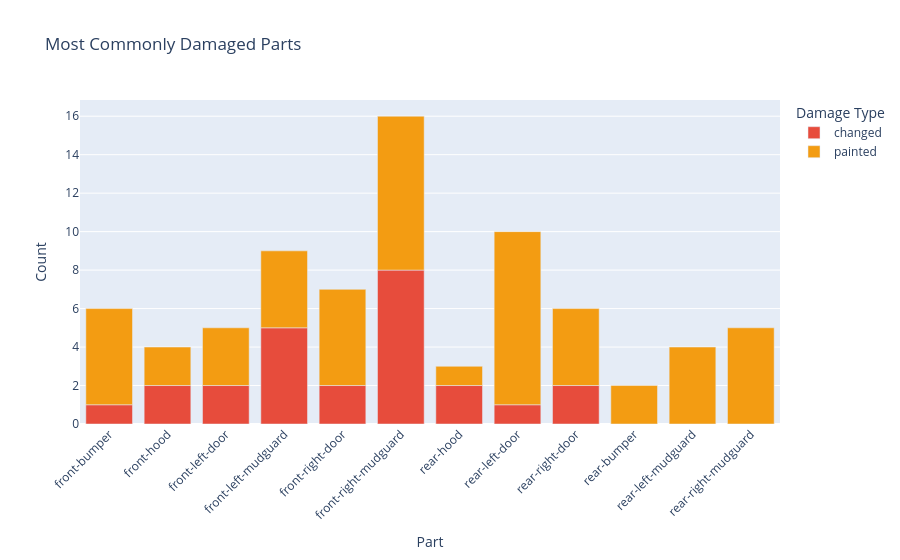

The notebook cell saved with this chart:
### Code cell
# Heatmap of most commonly damaged parts
if not df_damage.empty:
    damage_pivot = df_damage[df_damage["status"] != "original"].groupby(
        ["part_name", "status"]
    ).size().reset_index(name="count")

    if not damage_pivot.empty:
        fig = px.bar(
            damage_pivot, x="part_name", y="count", color="status",
            title="Most Commonly Damaged Parts",
            labels={"part_name": "Part", "count": "Count", "status": "Damage Type"},
            color_discrete_map={
                "painted": "#f39c12", "local-painted": "#e67e22", "changed": "#e74c3c"
            }
        )
        fig.update_layout(xaxis_tickangle=-45)
        fig.show()
    else:
        print("No damage data found.")
else:
    print("No damage data available.")

### Figure 1 — Plotly figure (JSON) as saved in the notebook; plotly's stock layout.template omitted (floating-point values rounded to 4 significant figures)
{"data": [{"hovertemplate": "Damage Type=changed<br>Part=%{x}<br>Count=%{y}<extra></extra>", "legendgroup": "changed", "marker": {"color": "#e74c3c", "pattern": {"shape": ""}}, "name": "changed", "orientation": "v", "showlegend": true, "textposition": "auto", "type": "bar", "x": ["front-bumper", "front-hood", "front-left-door", "front-left-mudguard", "front-right-door", "front-right-mudguard", "rear-hood", "rear-left-door", "rear-right-door"], "xaxis": "x", "y": [1, 2, 2, 5, 2, 8, 2, 1, 2], "yaxis": "y"}, {"hovertemplate": "Damage Type=painted<br>Part=%{x}<br>Count=%{y}<extra></extra>", "legendgroup": "painted", "marker": {"color": "#f39c12", "pattern": {"shape": ""}}, "name": "painted", "orientation": "v", "showlegend": true, "textposition": "auto", "type": "bar", "x": ["front-bumper", "front-hood", "front-left-door", "front-left-mudguard", "front-right-door", "front-right-mudguard", "rear-bumper", "rear-hood", "rear-left-door", "rear-left-mudguard", "rear-right-door", "rear-right-mudguard"], "xaxis": "x", "y": [5, 2, 3, 4, 5, 8, 2, 1, 9, 4, 4, 5], "yaxis": "y"}], "layout": {"barmode": "relative", "legend": {"title": {"text": "Damage Type"}, "tracegroupgap": 0}, "title": {"text": "Most Commonly Damaged Parts"}, "xaxis": {"anchor": "y", "domain": [0, 1], "tickangle": -45, "title": {"text": "Part"}}, "yaxis": {"anchor": "x", "domain": [0, 1], "title": {"text": "Count"}}}}
